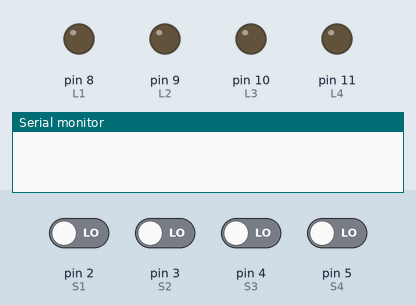
Simulated run of this sketch. Board: Arduino Uno, built with avr-gcc and run on an emulated ATmega328P. Shown: output pins drawn as LEDs (lit = HIGH), the last lines printed to the serial monitor. Inputs (shaded band) come from the test bench; at power-on: pin 2 (S1), pin 3 (S2), pin 4 (S3), pin 5 (S4) LOW.

Above: at 1.2 s.
1.3 s: pin 2 (S1) driven HIGH
At 2.5 s:
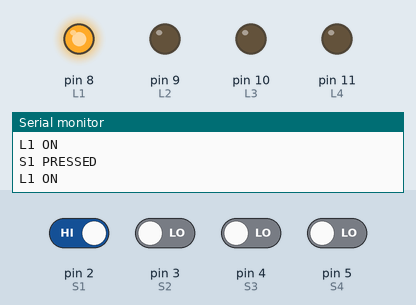
2.8 s: pin 3 (S2) driven HIGH
At 4.0 s:
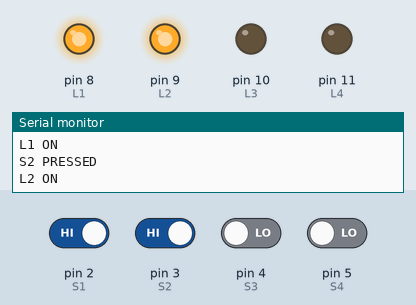
4.8 s: pin 4 (S3) driven HIGH
At 7.5 s:
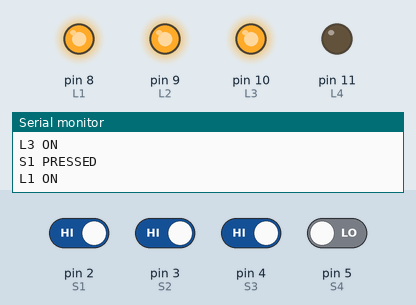
7.8 s: pin 5 (S4) driven HIGH
At 10.6 s:
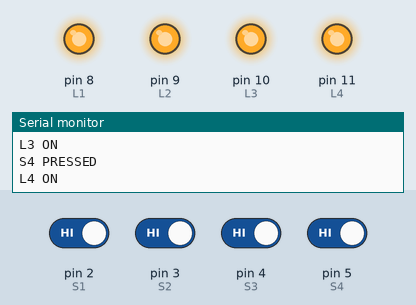
10.8 s: pin 2 (S1) driven LOW
At 12.5 s:
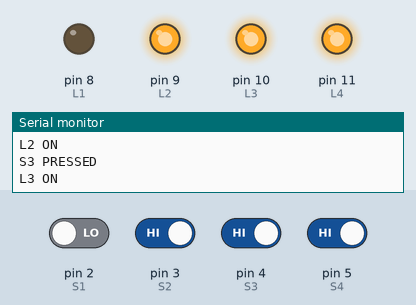
12.8 s: pin 3 (S2) driven LOW
At 14.9 s:
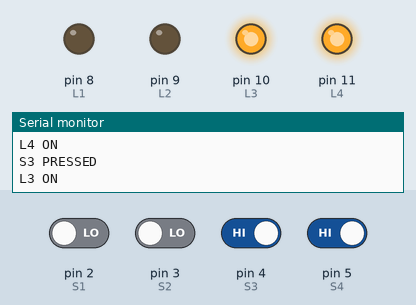
Timing chart, 0 to 16.4 s (numbered marks = the images above; inputs shaded):
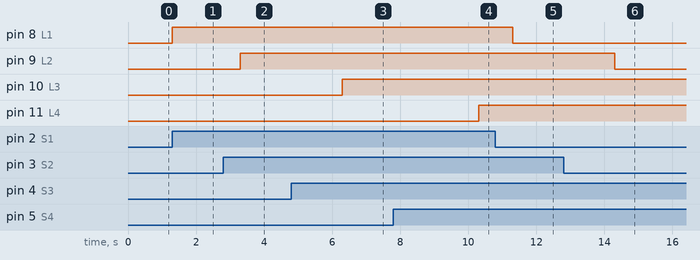

The sketch:

daring_snicket1.ino
```cpp
// Danish Ikhwan
// Question1
void setup()
{

  Serial.begin(9600);
  pinMode(8, OUTPUT);//L1
  pinMode(9, OUTPUT);//L2
  pinMode(10, OUTPUT);//L3
  pinMode(11, OUTPUT);//L4
  pinMode(2, INPUT);//S1
  pinMode(3, INPUT);//S2
  pinMode(4, INPUT);//S3
  pinMode(5, INPUT);//S4
}

void loop()
{
  //s1
  if (digitalRead(2) == HIGH)
  {
    Serial.println("S1 PRESSED");
    digitalWrite(8, HIGH);
    Serial.println("L1 ON");
    delay(1000); // Wait for 1000 millisecond(s)

  } else {
    digitalWrite(8, LOW);
  }

  //s2
  if (digitalRead(3) == HIGH)
  {
    Serial.println("S2 PRESSED");
    digitalWrite(9, HIGH);
    Serial.println("L2 ON");
    delay(1000); // Wait for 1000 millisecond(s)

  } else {
    digitalWrite(9, LOW);
  }

  //s3
  if (digitalRead(4) == HIGH)
  {
    Serial.println("S3 PRESSED");
    digitalWrite(10, HIGH);
    Serial.println("L3 ON");
    delay(1000); // Wait for 1000 millisecond(s)

  } else {
    digitalWrite(10, LOW);
  }

  //s4
  if (digitalRead(5) == HIGH)
  {
    Serial.println("S4 PRESSED");
    digitalWrite(11, HIGH);
    Serial.println("L4 ON");
    delay(1000); // Wait for 1000 millisecond(s)

  } else {
    digitalWrite(11, LOW);
  }
}
```

Measured:
- after the input at 1.3 s, pin 8 (L1): LOW → HIGH at once
- after the input at 2.8 s, pin 9 (L2): LOW → HIGH after 0.50 s
- after the input at 4.8 s, pin 10 (L3): LOW → HIGH after 1.5 s
- after the input at 7.8 s, pin 11 (L4): LOW → HIGH after 2.5 s
- after the input at 10.8 s, pin 8 (L1): HIGH → LOW after 0.50 s
- after the input at 12.8 s, pin 9 (L2): HIGH → LOW after 1.5 s
